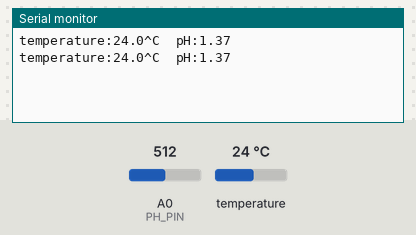
The sketch below on a simulated Arduino Uno, built with avr-gcc and run on an emulated ATmega328P. Shown: the last lines printed to the serial monitor. Inputs (shaded band) come from the test bench; at power-on: temperature 24 °C, A0 (PH_PIN) = 512.

Above: at 2.8 s.
2.9 s: temperature set to 12 °C
At 3.6 s:
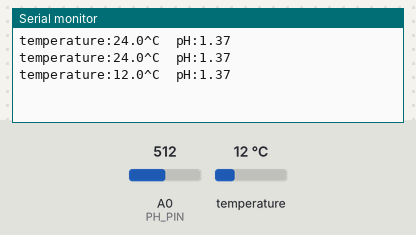
4.4 s: A0 (PH_PIN) set to 716
At 5.7 s:
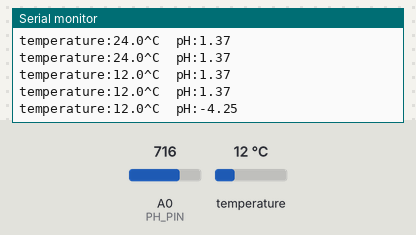
5.9 s: temperature set to 19 °C
At 6.8 s:
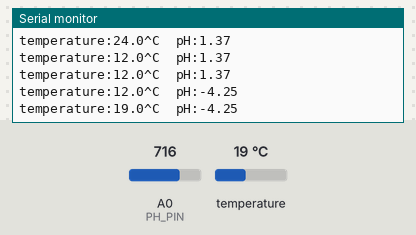
7.4 s: A0 (PH_PIN) set to 900
At 8.8 s:
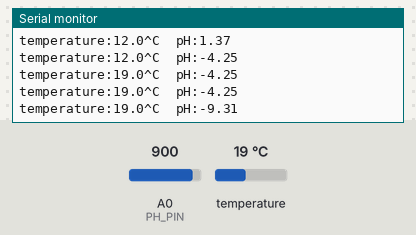
Timing chart, 0 to 9.9 s (numbered marks = the images above; inputs shaded):
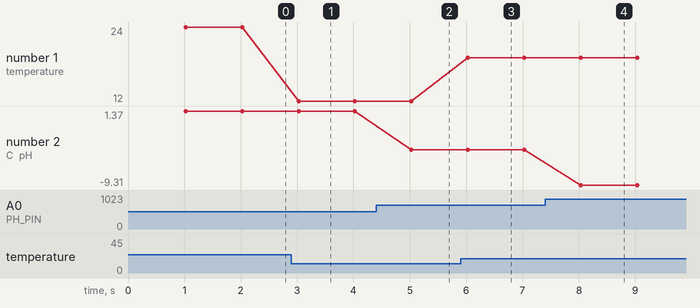

The sketch:

ph.ino
```cpp
// (licence header left out)
#include "DFRobot_PH.h"
#include <EEPROM.h>
#include <OneWire.h>

int DS18S20_Pin = 2; //DS18S20 Signal pin on digital 2

//Temperature chip i/o
OneWire ds(DS18S20_Pin);  // on digital pin 2

#define PH_PIN A0
float voltage,phValue,temperature = 25;
DFRobot_PH ph;

void setup()
{
    Serial.begin(115200);
    ph.begin();
}

void loop()
{
    static unsigned long timepoint = millis();
    if(millis()-timepoint>1000U){                  //time interval: 1s
        timepoint = millis();
        temperature = readTemperature();         // read your temperature sensor to execute temperature compensation
        voltage = analogRead(PH_PIN)/1024.0*5000;  // read the voltage
        phValue = ph.readPH(voltage,temperature);  // convert voltage to pH with temperature compensation
        Serial.print("temperature:");
        Serial.print(temperature,1);
        Serial.print("^C  pH:");
        Serial.println(phValue,2);
    }
    ph.calibration(voltage,temperature);           // calibration process by Serail CMD
}

float readTemperature(){
  byte data[12];
  byte addr[8];

  if ( !ds.search(addr)) {
      //no more sensors on chain, reset search
      ds.reset_search();
      return -1000;
  }

  if ( OneWire::crc8( addr, 7) != addr[7]) {
      Serial.println("CRC is not valid!");
      return -1000;
  }

  if ( addr[0] != 0x10 && addr[0] != 0x28) {
      Serial.print("Device is not recognized");
      return -1000;
  }

  ds.reset();
  ds.select(addr);
  ds.write(0x44,1); // start conversion, with parasite power on at the end

  byte present = ds.reset();
  ds.select(addr);
  ds.write(0xBE); // Read Scratchpad


  for (int i = 0; i < 9; i++) { // we need 9 bytes
    data[i] = ds.read();
  }

  ds.reset_search();

  byte MSB = data[1];
  byte LSB = data[0];

  float tempRead = ((MSB << 8) | LSB); //using two's compliment
  float TemperatureSum = tempRead / 16;

  return TemperatureSum;

}
```

Measured:
- after the input at 2.9 s, the serial monitor: prints a new line after 0.13 s (image 1)
- after the input at 4.4 s, the serial monitor: prints a new line after 0.63 s (image 2)
- after the input at 5.9 s, the serial monitor: prints a new line after 0.13 s (image 3)
- after the input at 7.4 s, the serial monitor: prints a new line after 0.63 s (image 4)
- plotted number 1: 24 → 12 after the input at 2.9 s, 12 → 19 after the input at 5.9 s
- plotted number 2: 1.37 → -4.25 after the input at 4.4 s, -4.25 → -9.31 after the input at 7.4 s
